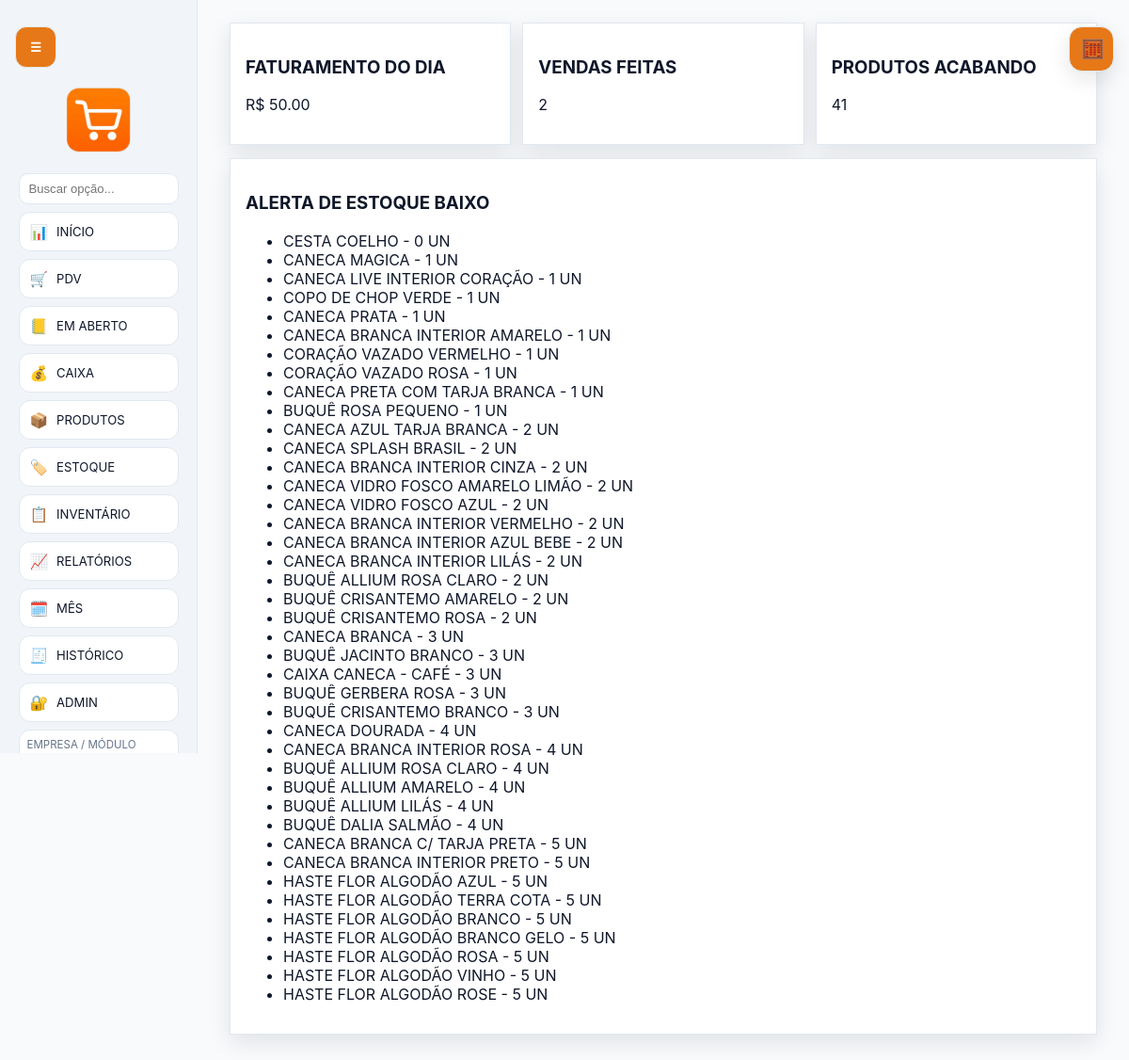
The page / (signed in) on the database its author committed.
### tables this page shows
CREATE TABLE system_settings (
            key TEXT PRIMARY KEY,
            value TEXT NOT NULL
        );

CREATE TABLE products (
            id INTEGER PRIMARY KEY AUTOINCREMENT,
            name TEXT NOT NULL,
            category TEXT NOT NULL,
            cost_price REAL NOT NULL,
            sale_price REAL NOT NULL,
            stock_qty INTEGER NOT NULL DEFAULT 0,
            created_at TEXT NOT NULL
        , code TEXT);

### app.py (the view)
@app.route("/")
def dashboard():
    redirect_resp = require_login()
    if redirect_resp:
        return redirect_resp
    db = get_db()
    start = datetime.now().replace(hour=0, minute=0, second=0, microsecond=0).isoformat()
    day_stats = db.execute(
        """
        SELECT COALESCE(SUM(total),0) AS faturamento, COUNT(*) AS vendas
        FROM sales
        WHERE status = 'ACTIVE' AND created_at >= ?
        """,
        (start,),
    ).fetchone()
    low_stock = db.execute(
        "SELECT * FROM products WHERE stock_qty <= ? ORDER BY stock_qty ASC",
        (LOW_STOCK_THRESHOLD,),
    ).fetchall()
    return render_template("dashboard.html", day_stats=day_stats, low_stock=low_stock)

### app.py (called while the page is built)
def resolve_db_path() -> Path:
    endpoint = request.endpoint or ""
    if endpoint in CORE_ENDPOINTS or endpoint.startswith("admin_"):
        return MASTER_DB_PATH
    selected = session.get("module_db")
    if not selected:
        return MASTER_DB_PATH
    return BASE_DIR / str(selected)

def get_master_db() -> sqlite3.Connection:
    if "master_db" not in g:
        init_db(MASTER_DB_PATH, seed_modules=True)
        conn = sqlite3.connect(MASTER_DB_PATH)
        conn.row_factory = sqlite3.Row
        conn.execute("PRAGMA foreign_keys = ON")
        g.master_db = conn
    return g.master_db

def get_db() -> sqlite3.Connection:
    db_path = resolve_db_path()
    if "db" not in g or g.get("db_path") != str(db_path):
        previous = g.pop("db", None)
        if previous is not None:
            previous.close()
        init_db(db_path, seed_modules=(db_path == MASTER_DB_PATH))
        conn = sqlite3.connect(db_path)
        conn.row_factory = sqlite3.Row
        conn.execute("PRAGMA foreign_keys = ON")
        g.db = conn
        g.db_path = str(db_path)
    return g.db

def get_system_name(db: sqlite3.Connection) -> str:
    row = db.execute("SELECT value FROM system_settings WHERE key = 'system_name'").fetchone()
    return row["value"] if row else "Quadrinhas Drinks Vendas"

def get_setting(db: sqlite3.Connection, key: str, default: str = "") -> str:
    row = db.execute("SELECT value FROM system_settings WHERE key = ?", (key,)).fetchone()
    return row["value"] if row else default

def maybe_run_daily_backup() -> None:
    db = get_master_db()
    if get_setting(db, "backup_enabled", "1") != "1":
        return
    today = datetime.now().strftime("%Y-%m-%d")
    last_run = get_setting(db, "backup_last_run_date", "")
    if last_run == today:
        return
    keep_days = int(get_setting(db, "backup_keep_days", "30") or "30")
    create_backup_archive()
    cleanup_old_backups(keep_days)
    set_setting(db, "backup_last_run_date", today)
    db.commit()

def is_password_hashed(password: str) -> bool:
    return password.startswith("scrypt:") or password.startswith("pbkdf2:")

def hash_password(password: str) -> str:
    return generate_password_hash(password)

def user_allowed_tabs(user: sqlite3.Row | None) -> set[str]:
    if not user:
        return set()
    if user["role"] == "ADMIN":
        return set(DEFAULT_USER_TABS)
    return parse_allowed_tabs(user["allowed_tabs"])

def now_iso() -> str:
    return datetime.now().isoformat(timespec="seconds")

### templates/dashboard.html
{% extends 'base.html' %}
{% block content %}
<section class="grid three">
  <article class="card"><h3>Faturamento do dia</h3><p>R$ {{ '%.2f'|format(day_stats['faturamento']) }}</p></article>
  <article class="card"><h3>Vendas feitas</h3><p>{{ day_stats['vendas'] }}</p></article>
  <article class="card"><h3>Produtos acabando</h3><p>{{ low_stock|length }}</p></article>
</section>
<section class="card">
  <h3>Alerta de estoque baixo</h3>
  <ul>
    {% for p in low_stock %}<li>{{ p['name'] }} - {{ p['stock_qty'] }} un</li>{% else %}<li>Nenhum produto com estoque baixo.</li>{% endfor %}
  </ul>
</section>
{% endblock %}

### templates/base.html (shortened to what this page needs)
<!doctype html>
<html lang="pt-BR">
<head>
  <link rel="stylesheet" href="{{ url_for('static', filename='style.css', v=asset_version) }}">
</head>
<body class="light-theme">
  {% if session.get('user_id') %}
  <button id="menu-toggle" class="menu-toggle" type="button" aria-label="Abrir ou fechar menu">☰</button>
  <aside id="side-menu" class="side-menu">
    <div class="menu-header">
      <img src="{{ url_for('static', filename=logo_path) }}" alt="Logo da loja" class="store-logo" onerror="this.style.display='none';this.nextElementSibling.style.display='block';">
    </div>
    <nav class="menu-nav">
      <div class="menu-filter-wrap">
        <input id="menu-filter" type="search" placeholder="Buscar opção..." autocomplete="off" aria-label="Buscar opção no menu">
      </div>
      {% if is_admin or 'dashboard' in allowed_tabs %}
      <a href="{{ url_for('dashboard') }}" title="Início"><span>📊</span><small>Início</small></a>
      {% endif %}
      {% if is_admin or 'pdv' in allowed_tabs %}
      <a href="{{ url_for('pdv') }}" title="PDV"><span>🛒</span><small>PDV</small></a>
      {% endif %}
      {% if is_admin or 'mesa' in allowed_tabs %}
      <a href="{{ url_for('mesa') }}" title="Em Aberto"><span>📒</span><small>Em Aberto</small></a>
      {% endif %}
      {% if is_admin or 'cash' in allowed_tabs %}
      <a href="{{ url_for('cash') }}" title="Caixa"><span>💰</span><small>Caixa</small></a>
      {% endif %}
      {% if is_admin or 'products' in allowed_tabs %}
      <a href="{{ url_for('products') }}" title="Produtos"><span>📦</span><small>Produtos</small></a>
      {% endif %}
      {% if is_admin or 'stock' in allowed_tabs %}
      <a href="{{ url_for('stock') }}" title="Estoque"><span>🏷️</span><small>Estoque</small></a>
      {% endif %}
      {% if is_admin or 'inventory' in allowed_tabs %}
      <a href="{{ url_for('inventory') }}" title="Inventário"><span>📋</span><small>Inventário</small></a>
      {% endif %}
      {% if is_admin or 'reports' in allowed_tabs %}
      <a href="{{ url_for('reports') }}" title="Relatórios"><span>📈</span><small>Relatórios</small></a>
      {% endif %}
      {% if is_admin or 'monthly' in allowed_tabs %}
      <a href="{{ url_for('monthly_management') }}" title="Gerenciar mês"><span>🗓️</span><small>Mês</small></a>
      {% endif %}
      {% if is_admin or 'sales' in allowed_tabs %}
      <a href="{{ url_for('sales_history') }}" title="Histórico"><span>🧾</span><small>Histórico</small></a>
      {% endif %}
      {% if is_admin %}
      <a href="{{ url_for('admin_users') }}" title="Admin"><span>🔐</span><small>Admin</small></a>
      {% endif %}
      {% if modules %}
      <form method="post" action="{{ url_for('select_module') }}" class="module-switcher">
        <label for="module_id">Empresa / Módulo</label>
      </form>
      {% endif %}
    </nav>
  </aside>
  {% endif %}
  <main class="app-main {% if session.get('user_id') %}with-sidebar{% endif %}">
    {% block content %}{% endblock %}
  </main>
  <button id="floating-calc-toggle" class="floating-calc-toggle" type="button" aria-label="Abrir calculadora" title="Calculadora">🧮</button>
</body>
</html>

### static/style.css (style rules this page uses)
body { --bg: #F8FAFC; --surface: #FFFFFF; --surface-2: #FFFFFF; --sidebar: #F1F5F9; --text: #0F172A; --muted: #64748B; --primary: #e67817; --primary-hover: #cf6510; --success: #d8f5e1; --danger: #ffdfe5; --warning: #fff1cb; --border: #E2E8F0; --link: #e67817; --shadow: 0 8px 22px rgba(15, 23, 42, 0.10); }
* { box-sizing: border-box; }
body { font-family: Inter, Segoe UI, Roboto, Arial, sans-serif; background: var(--bg); color: var(--text); margin: 0; min-height: 100vh; text-transform: uppercase; }
body.light-theme { background: var(--bg); }
.menu-toggle { position: fixed; top: 22px; left: 16px; z-index: 30; width: 44px; height: 44px; border-radius: 12px; border: 1px solid var(--border); background: var(--primary); color: #fff; cursor: pointer; }
.side-menu { position: fixed; top: 0; left: 0; width: 210px; height: 100vh; overflow-y: auto; overflow-x: hidden; background: var(--sidebar); border-right: 1px solid var(--border); display: flex; flex-direction: column; padding: 14px 10px; gap: 14px; align-items: center; transition: transform 0.25s ease; z-index: 20; }
body.light-theme .side-menu { background: var(--sidebar); }
.store-logo { width: 120px; max-height: 70px; object-fit: contain; display: block; margin: 78px auto 8px; }
.menu-nav { width: 100%; display: grid; gap: 8px; justify-items: center; margin: auto 0; }
.menu-filter-wrap { width: 170px; }
#menu-filter { margin: 0; padding: 8px 10px; font-size: 0.82rem; border-radius: 10px; }
.menu-nav a { width: 170px; min-height: 42px; display: flex; align-items: center; justify-content: flex-start; gap: 9px; padding: 7px 11px; font-size: 0.98rem; border-radius: 12px; border: 1px solid var(--border); background: var(--surface); color: var(--text); text-decoration: none; }
.menu-nav a small { font-size: 0.82rem; color: var(--text); }
.app-main { width: min(1200px, 100%); margin: 0 auto; padding: clamp(12px, 2.4vw, 24px); }
.app-main.with-sidebar { margin-left: 220px; width: calc(100% - 230px); }
.card { background: var(--surface); border: 1px solid var(--border); border-radius: var(--radius); padding: 16px; margin-bottom: 14px; box-shadow: var(--shadow); }
body.light-theme .card { background: var(--surface); }
.grid { display: grid; gap: 12px; justify-content: center; }
.grid.three { grid-template-columns: repeat(3, minmax(0, 1fr)); }
label { display: block; margin-bottom: 10px; color: var(--muted); font-size: 0.93rem; }
input, select, button { width: 100%; margin-top: 6px; padding: 10px 12px; border-radius: 10px; border: 1px solid var(--border); background: var(--surface); color: var(--text); }
body.light-theme input, body.light-theme select, body.light-theme button { background: var(--surface); }
button { cursor: pointer; background: var(--primary); border: none; font-weight: 600; color: #fff; }
body.light-theme button { background: var(--primary); color: #fff; }
a { color: var(--link); }
.menu-nav a { box-shadow: inset 0 0 0 1px rgba(255,255,255,0.02); }
.card { backdrop-filter: blur(4px); }
.floating-calc-toggle { position: fixed; top: 22px; right: 16px; z-index: 40; width: 48px; height: 48px; border-radius: 14px; border: 1px solid var(--border); background: var(--primary); color: #fff; font-size: 1.25rem; box-shadow: var(--shadow); }
.module-switcher { width: 170px; display: grid; gap: 4px; padding: 8px; border: 1px solid var(--border); border-radius: 12px; background: var(--surface); }
.module-switcher label { margin: 0; font-size: 0.72rem; }

### rows shown on the page
system_settings: value (picture)
products: name "CESTA COELHO", stock_qty "0"
products: name "CANECA MAGICA", stock_qty "1"
products: name "CANECA LIVE INTERIOR CORAÇÃO", stock_qty "1"
products: name "COPO DE CHOP VERDE", stock_qty "1"
products: name "CANECA PRATA", stock_qty "1"
products: name "CANECA BRANCA INTERIOR AMARELO", stock_qty "1"
products: name "CORAÇÃO VAZADO VERMELHO", stock_qty "1"
products: name "CORAÇÃO VAZADO ROSA", stock_qty "1"
products: name "CANECA PRETA COM TARJA BRANCA", stock_qty "1"
products: name "BUQUÊ ROSA PEQUENO", stock_qty "1"
products: name "CANECA AZUL TARJA BRANCA", stock_qty "2"
products: name "CANECA SPLASH BRASIL", stock_qty "2"
products: name "CANECA BRANCA INTERIOR CINZA", stock_qty "2"
products: name "CANECA VIDRO FOSCO AMARELO LIMÃO", stock_qty "2"
products: name "CANECA VIDRO FOSCO AZUL", stock_qty "2"
products: name "CANECA BRANCA INTERIOR VERMELHO", stock_qty "2"
products: name "CANECA BRANCA INTERIOR AZUL BEBE", stock_qty "2"
products: name "CANECA BRANCA INTERIOR LILÁS", stock_qty "2"
products: name "BUQUÊ ALLIUM ROSA CLARO", stock_qty "2"
products: name "BUQUÊ CRISANTEMO AMARELO", stock_qty "2"
products: name "BUQUÊ CRISANTEMO ROSA", stock_qty "2"
products: name "CANECA BRANCA", stock_qty "3"
products: name "BUQUÊ JACINTO BRANCO", stock_qty "3"
products: name "CAIXA CANECA - CAFÉ", stock_qty "3"
products: name "BUQUÊ GERBERA ROSA", stock_qty "3"
products: name "BUQUÊ CRISANTEMO BRANCO", stock_qty "3"
products: name "CANECA DOURADA", stock_qty "4"
products: name "CANECA BRANCA INTERIOR ROSA", stock_qty "4"
products: name "BUQUÊ ALLIUM ROSA CLARO", stock_qty "4"
products: name "BUQUÊ ALLIUM AMARELO", stock_qty "4"
products: name "BUQUÊ ALLIUM LILÁS", stock_qty "4"
products: name "BUQUÊ DALIA SALMÃO", stock_qty "4"
products: name "CANECA BRANCA C/ TARJA PRETA", stock_qty "5"
products: name "CANECA BRANCA INTERIOR PRETO", stock_qty "5"
products: name "HASTE FLOR ALGODÃO AZUL", stock_qty "5"
products: name "HASTE FLOR ALGODÃO TERRA COTA", stock_qty "5"
products: name "HASTE FLOR ALGODÃO BRANCO", stock_qty "5"
products: name "HASTE FLOR ALGODÃO BRANCO GELO", stock_qty "5"
products: name "HASTE FLOR ALGODÃO ROSA", stock_qty "5"
products: name "HASTE FLOR ALGODÃO VINHO", stock_qty "5"
products: name "HASTE FLOR ALGODÃO ROSE", stock_qty "5"

### other values the page prints
{{ '%.2f'|format(day_stats['faturamento']) }} "50.00"
{{ day_stats['vendas'] }} "2"
{{ low_stock|length }} "41"
